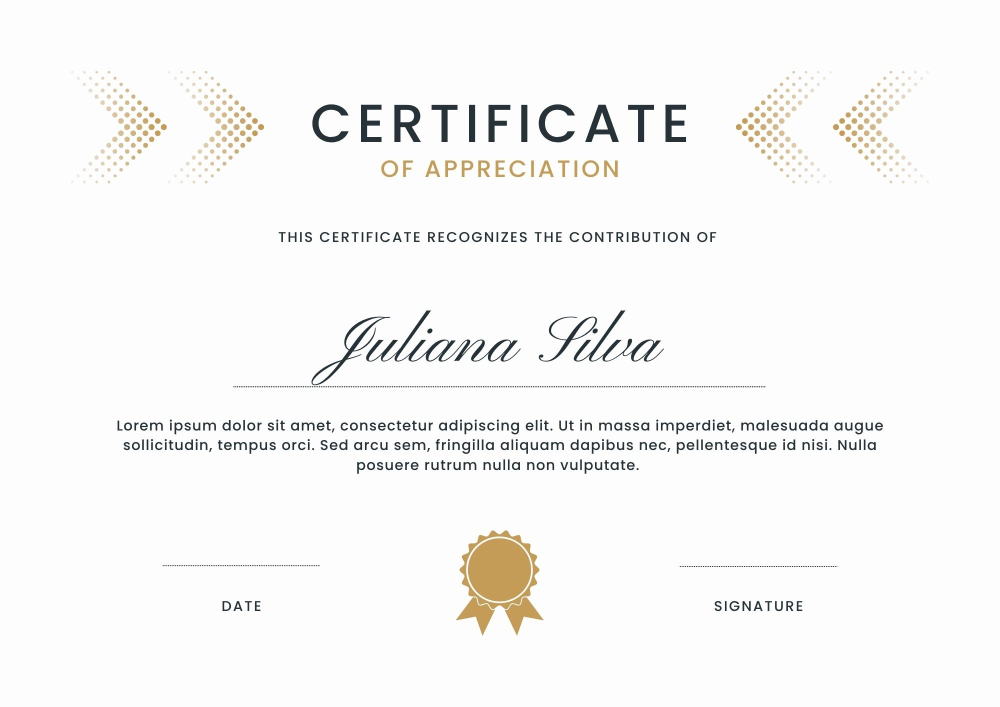
#> input picture data/certificates/certificate1 (1).jpg, 2000 x 1414 px, found by its file name (shown at 1/2 size)
$ python preprocessing.py
#> lines starting #> are read from the running program, lines starting #| are printed output that depends on the picture; long printed decimals are rounded
import os
import sys
import cv2
import numpy as np
sys.path.append(os.path.dirname(os.path.dirname(os.path.dirname(os.path.abspath(__file__)))))


def preprocess_image(image_path, img_size=(224, 224)):
#> called with image_path = 'data/certificates/certificate1 (1).jpg', img_size = (224, 224)
    img = cv2.imread(image_path)
#> img is the input picture: shape (1414, 2000, 3); mean B, G, R 246.5, 247.3, 247.5
    if img is None:
        raise FileNotFoundError(f"Image not found: {image_path}")
    img = cv2.cvtColor(img, cv2.COLOR_BGR2RGB)
    img = cv2.resize(img, img_size)
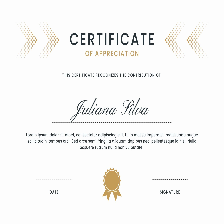
#> img: shape (224, 224, 3); mean R, G, B 247.3, 247.1, 246.3
    img = img / 255.0
    return img

if __name__ == "__main__":

    test_path = os.path.join("data","certificates","certificate1 (1).jpg")
    print("Testing path:", test_path)
    print("File exists?", os.path.exists(test_path))
    img_arr = preprocess_image(test_path)
    print("Shape:", img_arr.shape)
#| Shape: (224, 224, 3)
    print("Min value:", img_arr.min(), "Max value:", img_arr.max())
#| Min value: 0.0902 Max value: 1.0

$ run again, with data/certificates/certificate1 (10).jpg copied over data/certificates/certificate1 (1).jpg
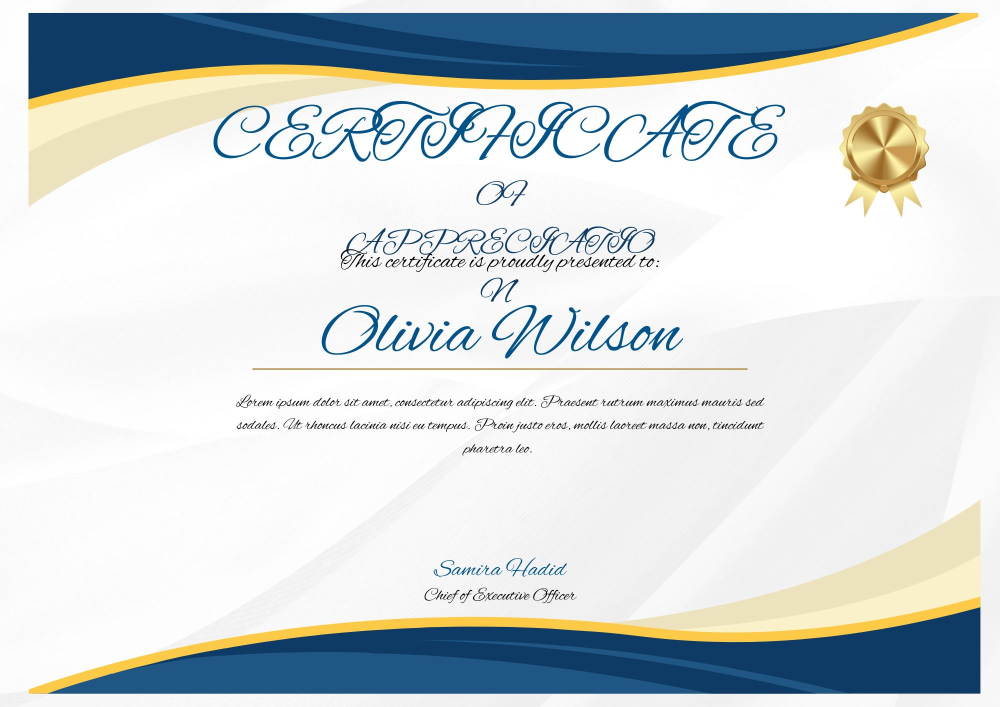
#> input picture data/certificates/certificate1 (10).jpg, 2000 x 1414 px, found by its file name (shown at 1/2 size)
#> in preprocess_image, img is the input picture: shape (1414, 2000, 3); mean B, G, R 217.3, 216.2, 210
#> in preprocess_image, `img = cv2.resize(img, img_size)`:
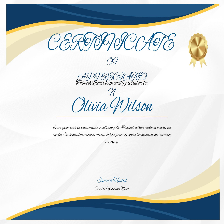
#> img: shape (224, 224, 3); mean R, G, B 209.7, 215.9, 217
#| Shape: (224, 224, 3)
#| Min value: 0.0 Max value: 1.0

$ run again, with data/certificates/certificate1 (11).jpg copied over data/certificates/certificate1 (1).jpg
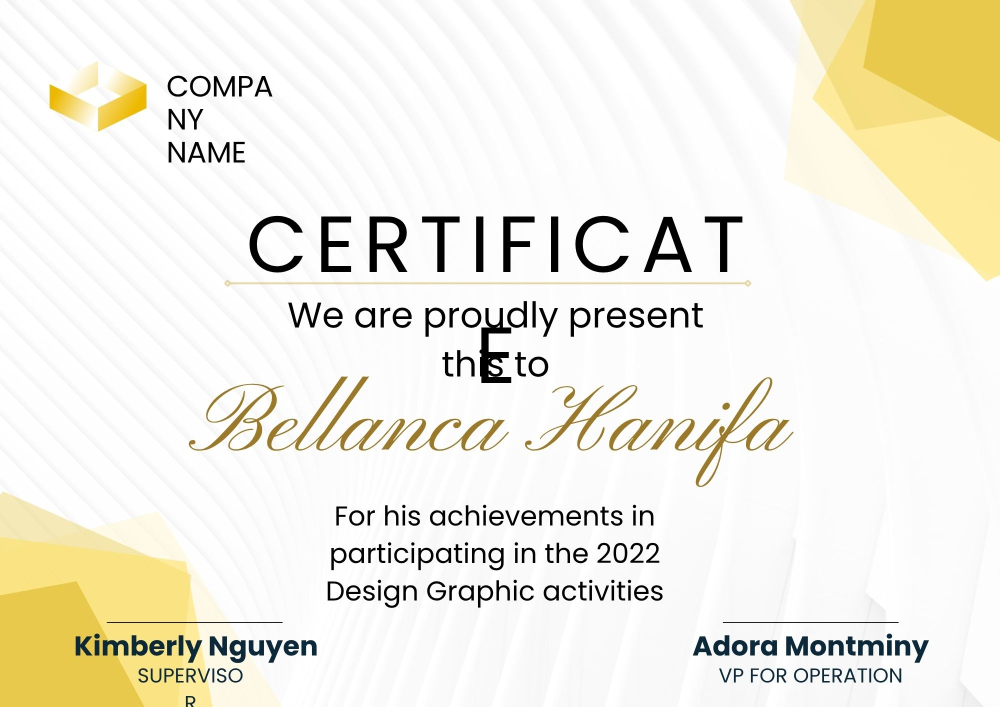
#> input picture data/certificates/certificate1 (11).jpg, 2000 x 1414 px, found by its file name (shown at 1/2 size)
#> in preprocess_image, img is the input picture: shape (1414, 2000, 3); mean B, G, R 226.8, 238.4, 241.1
#> in preprocess_image, `img = cv2.resize(img, img_size)`:
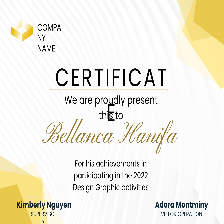
#> img: shape (224, 224, 3); mean R, G, B 241.6, 238.9, 227.3
#| Shape: (224, 224, 3)
#| Min value: 0.0 Max value: 1.0

$ run again, with data/certificates/certificate1 (12).jpg copied over data/certificates/certificate1 (1).jpg
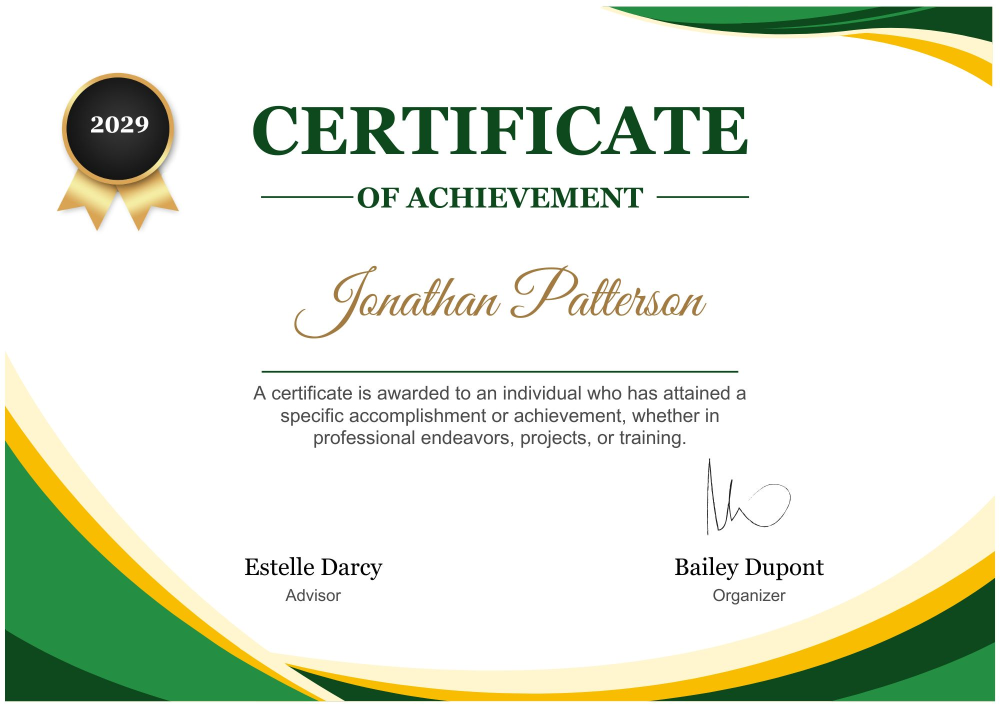
#> input picture data/certificates/certificate1 (12).jpg, 2000 x 1414 px, found by its file name (shown at 1/2 size)
#> in preprocess_image, img is the input picture: shape (1414, 2000, 3); mean B, G, R 218.4, 232, 225.9
#> in preprocess_image, `img = cv2.resize(img, img_size)`:
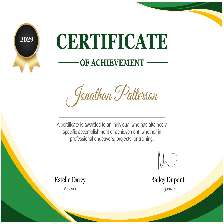
#> img: shape (224, 224, 3); mean R, G, B 225.7, 231.7, 218.2
#| Shape: (224, 224, 3)
#| Min value: 0.0 Max value: 1.0
